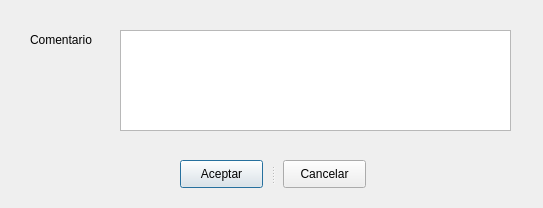
<?xml version="1.0" encoding="UTF-8"?>
<ui version="4.0">
 <class>ventana_comentario</class>
 <widget class="QDialog" name="ventana_comentario">
  <property name="geometry">
   <rect>
    <x>0</x>
    <y>0</y>
    <width>543</width>
    <height>208</height>
   </rect>
  </property>
  <property name="windowTitle">
   <string>Insertar Comentario</string>
  </property>
  <widget class="QLabel" name="label_comentario">
   <property name="geometry">
    <rect>
     <x>30</x>
     <y>29</y>
     <width>71</width>
     <height>21</height>
    </rect>
   </property>
   <property name="text">
    <string>Comentario</string>
   </property>
  </widget>
  <widget class="QPlainTextEdit" name="texto_comentario">
   <property name="geometry">
    <rect>
     <x>120</x>
     <y>30</y>
     <width>391</width>
     <height>101</height>
    </rect>
   </property>
  </widget>
  <widget class="QSplitter" name="botones_comentario">
   <property name="geometry">
    <rect>
     <x>180</x>
     <y>160</y>
     <width>186</width>
     <height>28</height>
    </rect>
   </property>
   <property name="frameShape">
    <enum>QFrame::NoFrame</enum>
   </property>
   <property name="frameShadow">
    <enum>QFrame::Plain</enum>
   </property>
   <property name="orientation">
    <enum>Qt::Horizontal</enum>
   </property>
   <property name="handleWidth">
    <number>20</number>
   </property>
   <widget class="QPushButton" name="boton_aceptar">
    <property name="text">
     <string>Aceptar</string>
    </property>
   </widget>
   <widget class="QPushButton" name="boton_cancelar">
    <property name="text">
     <string>Cancelar</string>
    </property>
   </widget>
  </widget>
 </widget>
 <resources/>
 <connections/>
</ui>
